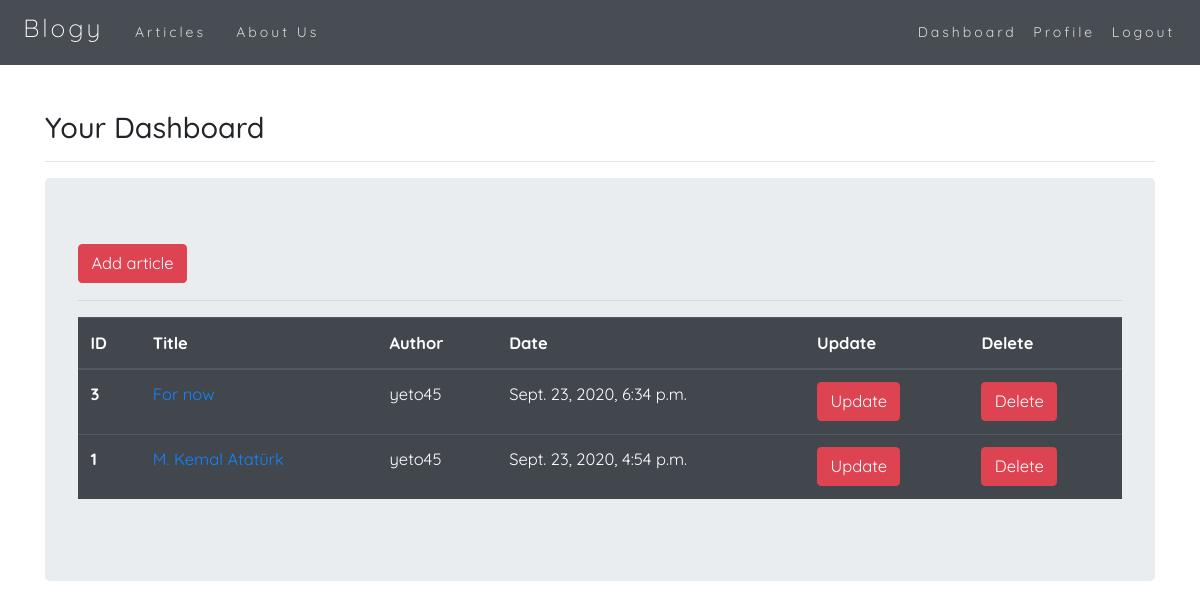
/user/dashboard/ (signed in), run on the app's committed database.
### article/models.py (models this page shows, shortened)
class Article(models.Model):
    author = models.ForeignKey("auth.User", on_delete=models.CASCADE) #on_delete=models.CASCADE sayesinde user silince tüm verileri de silinir
    title = models.CharField(max_length = 50) #,verbose_name = "blabla" yaparsan admin panelde ismi blabla olur
    content = RichTextField() #,verbose_name = "blabla" yaparsan admin panelde ismi blabla olur
    created_date = models.DateTimeField(auto_now_add=True)#auto_now_add=True sayesinde o anki tarihi oto alır
    article_image = models.FileField(upload_to='article_pics',blank = True,null=True,verbose_name="Add Image")
    class Meta:
        ordering = ['-created_date']

### user/views.py (the view)
# urls.py: path('dashboard/',views.dashboard,name = "dashboard"),
@login_required(login_url= "user:login")
def dashboard(request):
    articles = Article.objects.filter(author = request.user)
    context = {
        "articles":articles
    }
    return render(request,"dashboard.html",context)

### templates/dashboard.html (shortened to what this page needs)
{% extends "layout.html" %}
{% block blogbody %}
<h3>Your Dashboard</h3>
<hr>
{% if articles %}
    <div class="jumbotron" style="opacity: 0.93;">
        <a class="btn btn-danger" href="{% url 'article:addArticle' %}">Add article</a>
        <br>
        <hr>
    <table class="table table-hover table-dark">
        <thead>
            <tr>
            <th scope="col">ID</th>
            <th scope="col">Title</th>
            <th scope="col">Author</th>
            <th scope="col">Date</th>
            <th scope="col">Update</th>
            <th scope="col">Delete</th>
            </tr>
        </thead>
        <tbody>
            {% for article in articles %}
            <tr>
                <th scope="row">{{article.id}}</th>
                <td><a href="{% url 'article:detail' article.id %}">{{article.title}}</a></td>
                <td>{{article.author.username}}</td>
                <td>{{article.created_date}}</td>
                <td>
                    <a href="{% url 'article:updateArticle' article.id %}" class="btn btn-danger">Update</a>
                </td>
                <td>
                    <a href="{% url 'article:deleteArticle' article.id %}" class="btn btn-danger">Delete</a>
                </td>
            </tr>
            {% endfor %}
        </tbody>
        </table>
    </div>
{% endif %}
{% endblock %}

### static/css/cover1.css (style rules this page uses)
body { background-image: url(/static/images/sample1.jpg); background-size: 1800px 900px; background-repeat: no-repeat; background-position: top; background-attachment: fixed; }

### static/css/style.css (style rules this page uses)
html, body { margin: 0; padding: 0; box-sizing: border-box; font-family: "Quicksand", sans-serif; font-size: 100%; font-size: 16.5px; }

### data on the page
Article: id "3", title "For now", author.username "yeto45", created_date "Sept. 23, 2020, 6:34 p.m."
Article: id "1", title "M. Kemal Atatürk", author.username "yeto45", created_date "Sept. 23, 2020, 4:54 p.m."
